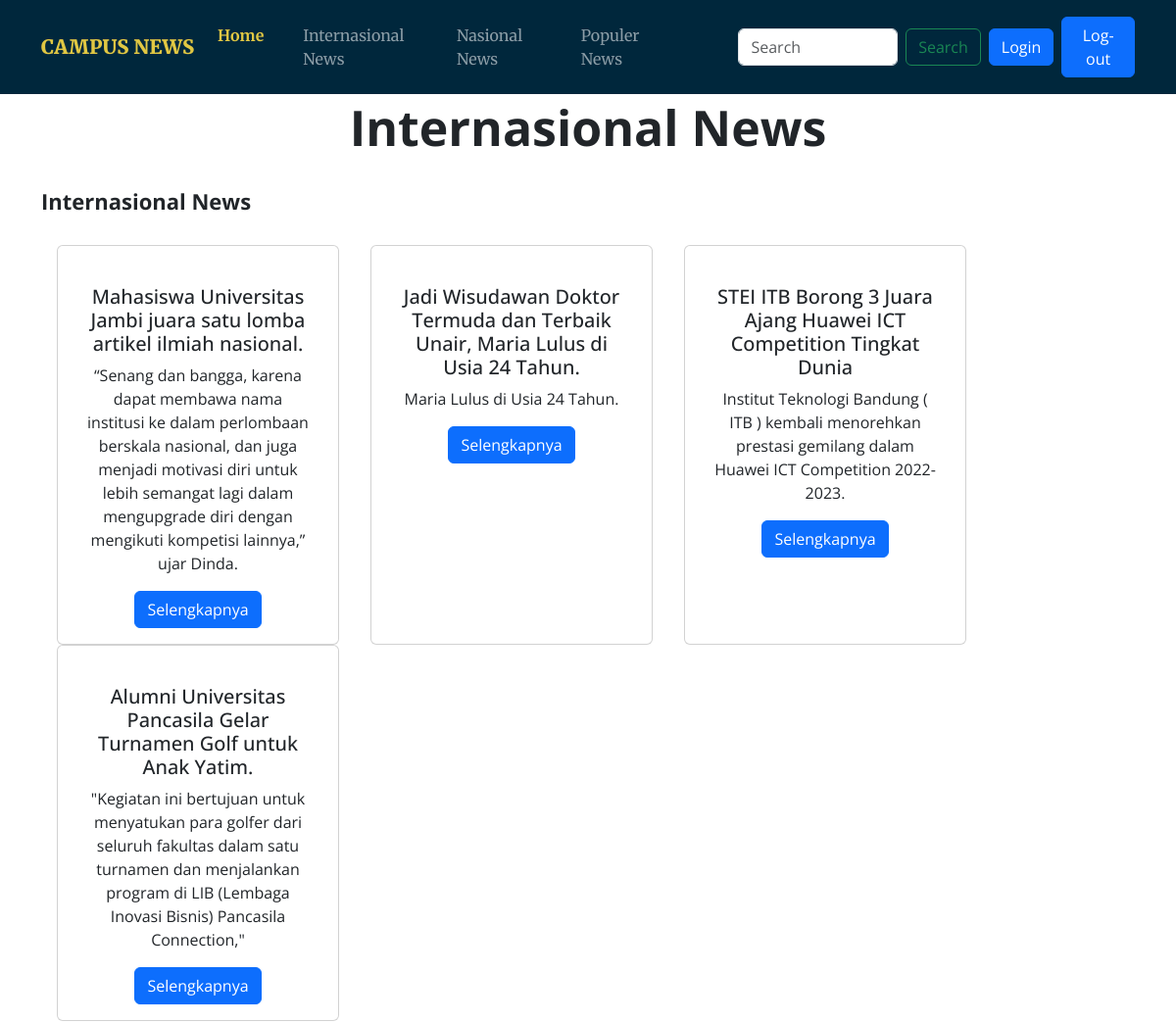
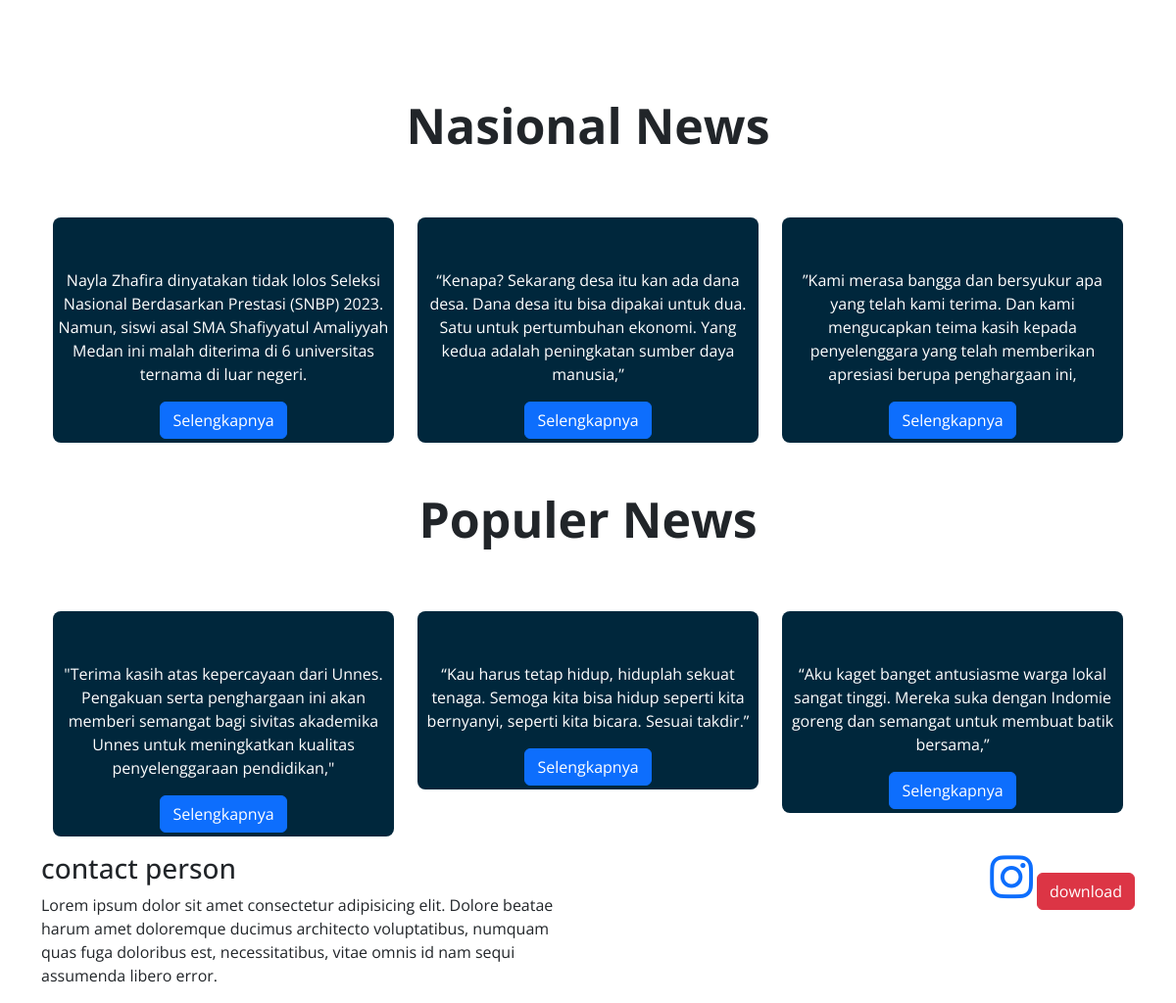
The page / on the database its author committed (2 pictures, top to bottom).
### tables this page shows
CREATE TABLE `halaman` (
  `id` int NOT NULL,
  `penulis` varchar(50) DEFAULT NULL,
  `judul` varchar(100) DEFAULT NULL,
  `kutipan` longtext,
  `isi` longtext,
  `gambar` varchar(50) DEFAULT NULL,
  `tgl_isi` timestamp NULL DEFAULT NULL,
  `kategori` varchar(50) DEFAULT NULL
);

### functions.php (called while the page is built, shortened)
<?php
$conn = mysqli_connect("localhost", "root", "", "news");
function query($query)
{
    global $conn;
    $result = mysqli_query($conn, $query);
    $rows = [];
    while ($row = mysqli_fetch_assoc($result)) {
        $rows[] = $row;
    }
    return $rows;
}

### index.php (the view, shortened to what this page needs)
<?php
require 'functions.php';
$halaman = query("SELECT * FROM halaman");
$halaman1 = query("SELECT * FROM halaman");
?>
<!DOCTYPE html>
<html lang="en">
<head>
    <link href="https://cdn.jsdelivr.net/npm/bootstrap@5.3.0-alpha2/dist/css/bootstrap.min.css" rel="stylesheet"
 />
    <link rel="stylesheet" href="css/style copy.css" />
    <link rel="stylesheet" href="https://cdnjs.cloudflare.com/ajax/libs/font-awesome/6.4.0/css/all.min.css"
 />
</head>
<body>
    <?php include('nav.php') ?>
    <section class="Internasional section-margin" id="internasional">
        <div class="container text-center">
            <div class="row">
                <div class="col">
                    <h1 class="heading text-center">Internasional News</h1>
                </div>
            </div>
            <div class="row mt-4">
                <div class="col populer d-lg-flex justify-content-lg-between">
                    <h3 class="heading text-center">Internasional News</h3>
                </div>
            </div>
            <div class="row mt-4 internasional-populer">
                <div class="col">
                    <div class="container">
                        <div class="row">
                            <?php $count = 0; ?>
                            <?php foreach ($halaman as $h) : ?>
                            <?php if ($h['id'] != 9 && $count <= 3) : ?>
                            <div class="card mx-3 d-inline-block" style="width: 18rem;">
                                <div class="card-body">
                                    <h5 class="card-title"><?= $h['judul']; ?></h5>
                                    <p class="card-text"><?= $h['kutipan']; ?></p>
                                    <a href="ditel.php?id=<?= $h["id"] ?>" class="btn btn-primary">Selengkapnya</a>
                                </div>
                            </div>
                            <?php $count++; ?>
                            <?php endif; ?>
                            <?php endforeach; ?>
                        </div>
                    </div>
                    <section class="service section-margin" id="nasional">
                        <div class="container">
                            <div class="row">
                                <div class="col text-center">
                                    <h1 class="heading">Nasional News</h1>
                                </div>
                            </div>
                            <div class="row mt-5">
                                <?php $count = 0; ?>
                                <?php foreach ($halaman1 as $h) : ?>
                                <?php if ($h['id'] >= 14 && $count <= 2) : ?>
                                <div class="col-lg-4">
                                    <div
                                        class="card-service rounded-3 d-flex justify-content-between align-items-center p-1">
                                        <div class="img service">
                                            <p class="mt-4">
                                                <?= $h['kutipan']; ?>
                                            </p>
                                            <a href="ditel.php?id=<?= $h["id"] ?>"
                                                class="btn btn-primary">Selengkapnya</a>
                                        </div>
                                    </div>
                                </div>
                                <?php $count++; ?>
                                <?php endif; ?>
                                <?php endforeach; ?>
                            </div>
                        </div>
                    </section>
                    <section class="Tranding" id="populer">
                        <div class="container">
                            <div class="row">
                                <div class="col-text-center py-5">
                                    <h1 class="heading">Populer News</h1>
                                </div>
                                <?php $count = 0; ?>
                                <?php foreach ($halaman1 as $h) : ?>
                                <?php if ($h['id'] >= 17 && $count <= 4) : ?>
                                <div class="col-lg-4">
                                    <div
                                        class="card-service rounded-3 d-flex justify-content-between align-items-center p-1">
                                        <div class="img service">
                                            <p class="mt-4">
                                                <?= $h['kutipan']; ?>
                                            </p>
                                            <a href="ditel.php?id=<?= $h["id"] ?>"
                                                class="btn btn-primary">Selengkapnya</a>
                                        </div>
                                    </div>
                                </div>
                                <?php $count++; ?>
                                <?php endif; ?>
                                <?php endforeach; ?>
                            </div>
                        </div>
                    </section>
                </div>
            </div>
        </div>
    </section>
    <section id="footerPakeS">
        <div class="container">
            <div class="row my-3">
                <div class="col-6">
                    <h3>contact person</h3>
                    <p>Lorem ipsum dolor sit amet consectetur adipisicing elit. Dolore beatae harum amet doloremque
                        ducimus architecto voluptatibus, numquam quas fuga doloribus est, necessitatibus, vitae omnis id
                        nam sequi assumenda libero error.</p>
                </div>
                <div class="footerContainer col-6 d-flex flex-row-reverse">
                    <div class="socialIcon">
                        <a href=""><i style="font-size: 50px !important;" class="fa-brands fa-instagram"></i></a>
                        <button class="btn btn-danger" onclick="window.print()">download</button>
                    </div>
                </div>
            </div>
        </div>
    </section>
</body>
</html>

### nav.php (shortened to what this page needs)
<nav class="navbar navbar-expand-lg navbar-dark fixed-top py-3">
    <div class="container">
        <a class="navbar-brand" href="#"><span>CAMPUS NEWS</span></a>
        <div class="collapse navbar-collapse d-flex justify-content-end" id="navbarSupportedContent">
            <ul class="navbar-nav me-5">
                <li class="nav-item">
                    <a class="nav-link active me-4" aria-current="page" href="#">Home</a>
                </li>
                <li class="nav-item">
                    <a class="nav-link me-4" href="#internasional">Internasional News</a>
                </li>
                <li class="nav-item">
                    <a class="nav-link me-4" href="#nasional">Nasional News</a>
                </li>
                <li class="nav-item">
                    <a class="nav-link me-4" href="#populer">Populer News</a>
                </li>
            </ul>
            <form class="d-flex">
                <input class="form-control me-2" type="search" placeholder="Search" aria-label="Search" />
                <button class="btn btn-outline-success" type="submit">
                    Search
                </button>
            </form>
            <a href="login.php" class="btn btn-primary ms-2 ">Login</a>
            <a href="logout.php" class="btn btn-primary ms-2">Log-out</a>
        </div>
    </div>
</nav>

### css/style copy.css (style rules this page uses)
:root { --primaryColor : #00273c; --scondaryColor : #e1c743; --mainfont : 'Open Sans', sans-serif; --headingfont : 'Merriweather', serif; }
body { font-family: var(--mainfont); height: 0px; }
.heading { font-size: var(--headingfont); font-size: 50px; font-weight: 700; }
.section-margin { margin-top: 100px; }
.navbar-brand { font-family: var(--headingfont); font-weight: 900; }
.navbar { color: var(--primaryColor) !important; background-color: #00273c; }
.navbar-brand span { color: var(--scondaryColor); }
.nav-link { font-family: var(--headingfont); }
.nav-link.active { font-weight: 700; color: var(--scondaryColor) !important; }
.card-service { background-color: var(--primaryColor); color: #fff; }
.Internasional h3 { font-size: 22px; }

### rows shown on the page
halaman: judul "Mahasiswa Universitas Jambi juara satu lomba artikel ilmiah nasional.", kutipan "“Senang dan bangga, karena dapat membawa nama institusi ke dalam perlombaan berskala nasional, dan juga menjadi motivasi diri untuk lebih semangat lagi dalam mengupgrade diri dengan mengikuti kompetisi lainnya,” ujar Dinda."
halaman: judul "Jadi Wisudawan Doktor Termuda dan Terbaik Unair, Maria Lulus di Usia 24 Tahun.", kutipan "Maria Lulus di Usia 24 Tahun."
halaman: judul "STEI ITB Borong 3 Juara Ajang Huawei ICT Competition Tingkat Dunia", kutipan "Institut Teknologi Bandung ( ITB ) kembali menorehkan prestasi gemilang dalam Huawei ICT Competition 2022-2023."
halaman: judul "Alumni Universitas Pancasila Gelar Turnamen Golf untuk Anak Yatim.", kutipan "\"Kegiatan ini bertujuan untuk menyatukan para golfer dari seluruh fakultas dalam satu turnamen dan menjalankan program di LIB (Lembaga Inovasi Bisnis) Pancasila Connection,\""
halaman: kutipan "Nayla Zhafira dinyatakan tidak lolos Seleksi Nasional Berdasarkan Prestasi (SNBP) 2023. Namun, siswi asal SMA Shafiyyatul Amaliyyah Medan ini malah diterima di 6 universitas ternama di luar negeri."
halaman: kutipan "“Kenapa? Sekarang desa itu kan ada dana desa. Dana desa itu bisa dipakai untuk dua. Satu untuk pertumbuhan ekonomi. Yang kedua adalah peningkatan sumber daya manusia,”"
halaman: kutipan "”Kami merasa bangga dan bersyukur apa yang telah kami terima. Dan kami mengucapkan teima kasih kepada penyelenggara yang telah memberikan apresiasi berupa penghargaan ini,"
halaman: kutipan "\"Terima kasih atas kepercayaan dari Unnes. Pengakuan serta penghargaan ini akan memberi semangat bagi sivitas akademika Unnes untuk meningkatkan kualitas penyelenggaraan pendidikan,\""
halaman: kutipan "“Kau harus tetap hidup, hiduplah sekuat tenaga. Semoga kita bisa hidup seperti kita bernyanyi, seperti kita bicara. Sesuai takdir.”"
halaman: kutipan "“Aku kaget banget antusiasme warga lokal sangat tinggi. Mereka suka dengan Indomie goreng dan semangat untuk membuat batik bersama,”"
